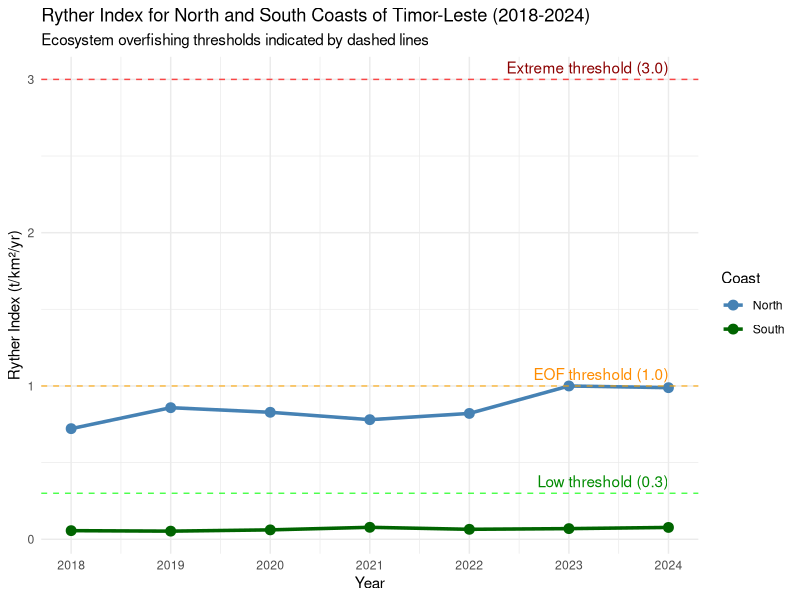

The R script that drew this image:
# Load required libraries
library(dplyr)
library(lubridate)
library(ggplot2)
library(tidyr)

# We already have the annual catch by coast data
# As seen in the catch_ratio table - see Peskas catch data_NorthvsSouth:
annual_catch_by_coast <- data.frame(
  year = c(2018, 2018, 2019, 2019, 2020, 2020, 2021, 2021, 2022, 2022, 2023, 2023, 2024, 2024),
  coast = c("North", "South", "North", "South", "North", "South", "North", "South", "North", "South", "North", "South", "North", "South"),
  total_catch_tonnes = c(5411, 560, 6437, 528, 6212, 611, 5851, 779, 6156, 648, 7499, 693, 7416, 770)
)

# Define the fishing area for north and south coasts in square kilometers
# NOTE: Replace these with the actual areas of Timor-Leste's north and south fishing grounds
north_coast_area_km2 <- 7500  # Example value
south_coast_area_km2 <- 10000  # Example value

# Create a lookup table for the areas
coast_areas <- data.frame(
  coast = c("North", "South"),
  area_km2 = c(north_coast_area_km2, south_coast_area_km2)
)

# Join area data to catch data
annual_catch_with_area <- annual_catch_by_coast %>%
  left_join(coast_areas, by = "coast")

# Calculate Ryther index for each coast and year
ryther_index_by_coast <- annual_catch_with_area %>%
  mutate(ryther_index = total_catch_tonnes / area_km2)

# Compare with thresholds from Link and Watson paper
ryther_index_by_coast <- ryther_index_by_coast %>%
  mutate(status = case_when(
    ryther_index < 0.3 ~ "Low fishing pressure",
    ryther_index >= 0.3 & ryther_index < 1 ~ "Moderate fishing pressure",
    ryther_index >= 1 & ryther_index < 3 ~ "High fishing pressure (potential EOF)",
    ryther_index >= 3 ~ "Extreme fishing pressure (likely EOF)",
    TRUE ~ "Unknown"
  ))

# Create a wide format for comparison
ryther_index_wide <- ryther_index_by_coast %>%
  select(year, coast, ryther_index) %>%
  pivot_wider(names_from = coast, values_from = ryther_index) %>%
  rename(ryther_index_north = North, ryther_index_south = South)

# Print the results
print(ryther_index_by_coast)
print(ryther_index_wide)

# Visualize the Ryther index over time by coast
ggplot(ryther_index_by_coast, aes(x = year, y = ryther_index, color = coast, group = coast)) +
  geom_line(size = 1.2) +
  geom_point(size = 3) +
  geom_hline(yintercept = 0.3, linetype = "dashed", color = "green", alpha = 0.7) +
  geom_hline(yintercept = 1, linetype = "dashed", color = "orange", alpha = 0.7) +
  geom_hline(yintercept = 3, linetype = "dashed", color = "red", alpha = 0.7) +
  annotate("text", x = max(ryther_index_by_coast$year), y = 0.3, label = "Low threshold (0.3)", 
           hjust = 1, vjust = -0.5, color = "green4") +
  annotate("text", x = max(ryther_index_by_coast$year), y = 1, label = "EOF threshold (1.0)", 
           hjust = 1, vjust = -0.5, color = "darkorange") +
  annotate("text", x = max(ryther_index_by_coast$year), y = 3, label = "Extreme threshold (3.0)", 
           hjust = 1, vjust = -0.5, color = "darkred") +
  labs(title = "Ryther Index for North and South Coasts of Timor-Leste (2018-2024)",
       subtitle = "Ecosystem overfishing thresholds indicated by dashed lines",
       y = "Ryther Index (t/km²/yr)",
       x = "Year",
       color = "Coast") +
  scale_color_manual(values = c("North" = "steelblue", "South" = "darkgreen")) +
  theme_minimal() +
  scale_x_continuous(breaks = 2018:2024)
